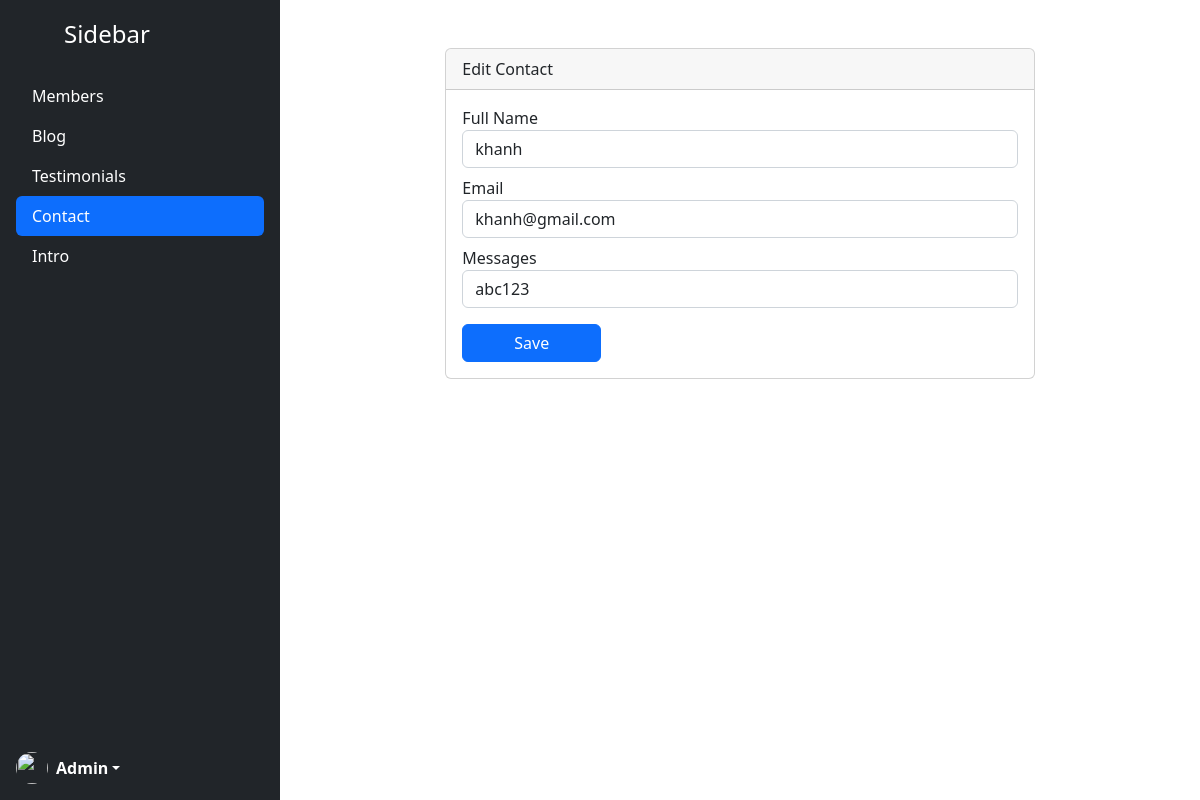
The app's page /admin/editcontact.php?id=1 with its own data.
### tables this page shows
CREATE TABLE `contact` (
  `id` int(11) NOT NULL,
  `full_name` varchar(50) NOT NULL,
  `email` varchar(50) NOT NULL,
  `messages` text NOT NULL
);

### admin/function.php (called while the page is built, shortened)
<?php
function getContactByID($id){
    $conn = mysqli_connect("localhost","root","", "btl_cv");
    $sql = "SELECT * FROM contact WHERE id = '$id'";
    $result = mysqli_query($conn, $sql);
    $rows = mysqli_fetch_assoc($result);
    return $rows;
}
?>

### admin/editcontact.php (the view, shortened to what this page needs)
<?php
    include('function.php');
    if(isset($_GET['id']) && !empty($_GET['id'])){
        $id= $_GET['id'];
    }
    $contact = getContactByID($id);
?>
<!DOCTYPE html>
<html lang="en">
<head>
    <link href="https://cdn.jsdelivr.net/npm/bootstrap@5.2.0-beta1/dist/css/bootstrap.min.css" rel="stylesheet">
    <link rel="stylesheet" href="./style.css">
    <link rel="stylesheet" href="https://cdn.jsdelivr.net/npm/bootstrap-icons@1.8.3/font/bootstrap-icons.css">
</head>
<body?>
    <div class="d-flex">
        <div class="d-flex sticky-top flex-column flex-shrink-0 p-3 text-white bg-dark" style="width: 280px; height:100vh;">
            <a href="/" class="d-flex align-items-center mb-3 mb-md-0 me-md-auto text-white text-decoration-none">
                <svg class="bi pe-none me-2" width="40" height="32"><use xlink:href="#bootstrap"/></svg>
                <span class="fs-4">Sidebar</span>
            </a>
            <ul class="nav nav-pills flex-column mb-auto py-4">
                <li class="nav-item">
                    <a href="./member.php" class="nav-link text-white" aria-current="page">
                    Members
                    </a>
                </li>
                <li>
                    <a href="./blog.php" class="nav-link text-white">
                    Blog
                    </a>
                </li>
                <li>
                    <a href="./testimonial.php" class="nav-link text-white">
                    Testimonials
                    </a>
                </li>
                <li>
                    <a href="./contact.php" class="nav-link text-white active">
                    Contact
                    </a>
                </li>
                <li>
                    <a href="./intro.php" class="nav-link text-white ">
                    Intro
                    </a>
                </li>
            </ul>
            <div class="dropdown">
                <a href="#" class="d-flex align-items-center text-white text-decoration-none dropdown-toggle" id="dropdownUser1" data-bs-toggle="dropdown" aria-expanded="false">
                    <img src="https://github.com/mdo.png" alt="" width="32" height="32" class="rounded-circle me-2">
                    <strong>Admin</strong>
                </a>
            </div>
        </div>
        <div class="container mt-5">
    <div class="row justify-content-center">
        <div class="col-md-8">
            <form action="editcontact.php?id=<?=$contact['id']?>" method="POST">
                <div class="card" style="width: 100%">
                    <div class="card-header">Edit Contact</div>
                    <div class="card-body">
                        <div class="form-group mb-2">
                            <label for="fullname">Full Name</label>
                            <input type="text" class="form-control" name="full_name" id="full_name" value="<?=$contact['full_name']?>">
                        </div>
                        <div class="form-group mb-2">
                            <label for="email">Email</label>
                            <input type="text" class="form-control" name="email" id="email" value="<?=$contact['email']?>">
                        </div>
                        <div class="form-group mb-2">
                            <label for="messages">Messages</label>
                            <input type="text" class="form-control" name="messages" id="messages" value="<?=$contact['messages']?>">
                        </div>
                        <div class="form-group mt-3">
                            <button type="submit" name="btnSave" class="btn btn-primary w-25">Save</button>
                        </div>
                    </div>
                </div>
            </form>
        </div>
    </div>
</div>
    </div>
</body>

### records on screen
contact: full_name "khanh", email "khanh@gmail.com", messages "abc123"
